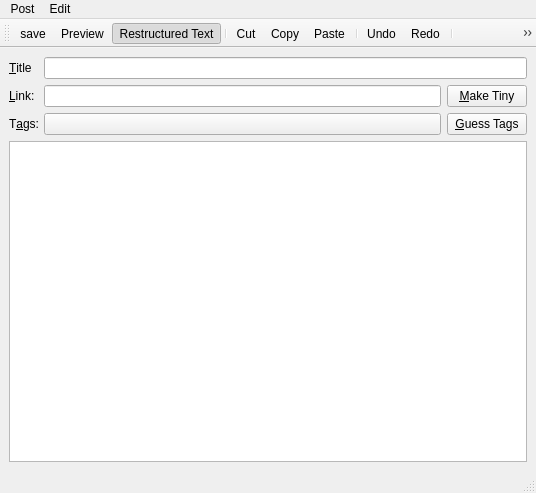
<ui version="4.0" >
 <class>MainWindow</class>
 <widget class="QMainWindow" name="MainWindow" >
  <property name="geometry" >
   <rect>
    <x>0</x>
    <y>0</y>
    <width>536</width>
    <height>493</height>
   </rect>
  </property>
  <property name="windowTitle" >
   <string>MainWindow</string>
  </property>
  <widget class="QWidget" name="centralWidget" >
   <layout class="QVBoxLayout" >
    <property name="margin" >
     <number>9</number>
    </property>
    <property name="spacing" >
     <number>6</number>
    </property>
    <item>
     <layout class="QGridLayout" >
      <property name="margin" >
       <number>0</number>
      </property>
      <property name="spacing" >
       <number>6</number>
      </property>
      <item row="0" column="1" >
       <widget class="QLineEdit" name="title" />
      </item>
      <item rowspan="2" row="0" column="0" >
       <layout class="QVBoxLayout" >
        <property name="margin" >
         <number>0</number>
        </property>
        <property name="spacing" >
         <number>6</number>
        </property>
        <item>
         <widget class="QLabel" name="label" >
          <property name="text" >
           <string>&amp;Title</string>
          </property>
          <property name="buddy" >
           <cstring>title</cstring>
          </property>
         </widget>
        </item>
        <item>
         <widget class="QLabel" name="label_4" >
          <property name="text" >
           <string>&amp;Link:</string>
          </property>
          <property name="buddy" >
           <cstring>link</cstring>
          </property>
         </widget>
        </item>
        <item>
         <widget class="QLabel" name="label_2" >
          <property name="text" >
           <string>T&amp;ags:</string>
          </property>
          <property name="buddy" >
           <cstring>tags</cstring>
          </property>
         </widget>
        </item>
       </layout>
      </item>
      <item row="1" column="1" >
       <layout class="QGridLayout" >
        <property name="margin" >
         <number>0</number>
        </property>
        <property name="spacing" >
         <number>6</number>
        </property>
        <item row="1" column="1" >
         <widget class="QPushButton" name="guess" >
          <property name="text" >
           <string>&amp;Guess Tags</string>
          </property>
         </widget>
        </item>
        <item row="1" column="0" >
         <widget class="QPushButton" name="tags" >
          <property name="sizePolicy" >
           <sizepolicy>
            <hsizetype>7</hsizetype>
            <vsizetype>0</vsizetype>
            <horstretch>0</horstretch>
            <verstretch>0</verstretch>
           </sizepolicy>
          </property>
          <property name="text" >
           <string/>
          </property>
         </widget>
        </item>
        <item row="0" column="1" >
         <widget class="QPushButton" name="pushButton" >
          <property name="text" >
           <string>&amp;Make Tiny</string>
          </property>
         </widget>
        </item>
        <item row="0" column="0" >
         <widget class="QLineEdit" name="link" />
        </item>
       </layout>
      </item>
     </layout>
    </item>
    <item>
     <widget class="QTextEdit" name="editor" >
      <property name="font" >
       <font>
        <family>Bitstream Vera Sans Mono</family>
       </font>
      </property>
      <property name="acceptRichText" >
       <bool>false</bool>
      </property>
     </widget>
    </item>
   </layout>
  </widget>
  <widget class="QMenuBar" name="menuBar" >
   <property name="geometry" >
    <rect>
     <x>0</x>
     <y>0</y>
     <width>536</width>
     <height>29</height>
    </rect>
   </property>
   <widget class="QMenu" name="menuEdit" >
    <property name="title" >
     <string>Edit</string>
    </property>
    <widget class="QMenu" name="menuInsert" >
     <property name="title" >
      <string>Insert</string>
     </property>
     <addaction name="actionFlickr_Image" />
     <addaction name="actionOpenomy_File" />
    </widget>
    <addaction name="actionCut" />
    <addaction name="actionCopy" />
    <addaction name="actionPaste" />
    <addaction name="actionUndo" />
    <addaction name="actionRedo" />
    <addaction name="actionSelect_All" />
    <addaction name="actionDelete" />
    <addaction name="separator" />
    <addaction name="menuInsert" />
   </widget>
   <widget class="QMenu" name="menuPost" >
    <property name="title" >
     <string>Post</string>
    </property>
    <addaction name="actionSave" />
    <addaction name="actionPreview" />
    <addaction name="actionRST" />
    <addaction name="separator" />
    <addaction name="actionClose" />
   </widget>
   <addaction name="menuPost" />
   <addaction name="menuEdit" />
  </widget>
  <widget class="QStatusBar" name="statusBar" />
  <widget class="QToolBar" name="toolBar" >
   <property name="orientation" >
    <enum>Qt::Horizontal</enum>
   </property>
   <attribute name="toolBarArea" >
    <number>4</number>
   </attribute>
   <addaction name="actionSave" />
   <addaction name="actionPreview" />
   <addaction name="actionRST" />
   <addaction name="separator" />
   <addaction name="actionCut" />
   <addaction name="actionCopy" />
   <addaction name="actionPaste" />
   <addaction name="separator" />
   <addaction name="actionUndo" />
   <addaction name="actionRedo" />
   <addaction name="separator" />
   <addaction name="actionFlickr_Image" />
   <addaction name="actionOpenomy_File" />
  </widget>
  <action name="actionPreview" >
   <property name="icon" >
    <iconset resource="../../resources/icons.qrc" >:/icons/icons/preview.svg</iconset>
   </property>
   <property name="text" >
    <string>Preview</string>
   </property>
  </action>
  <action name="actionCut" >
   <property name="icon" >
    <iconset resource="../../resources/icons.qrc" >:/icons/icons/editcut.svg</iconset>
   </property>
   <property name="text" >
    <string>Cut</string>
   </property>
  </action>
  <action name="actionCopy" >
   <property name="icon" >
    <iconset resource="../../resources/icons.qrc" >:/icons/icons/editcopy.svg</iconset>
   </property>
   <property name="text" >
    <string>Copy</string>
   </property>
  </action>
  <action name="actionPaste" >
   <property name="icon" >
    <iconset resource="../../resources/icons.qrc" >:/icons/icons/editpaste.svg</iconset>
   </property>
   <property name="text" >
    <string>Paste</string>
   </property>
  </action>
  <action name="actionUndo" >
   <property name="icon" >
    <iconset resource="../../resources/icons.qrc" >:/icons/icons/undo.svg</iconset>
   </property>
   <property name="text" >
    <string>Undo</string>
   </property>
  </action>
  <action name="actionRedo" >
   <property name="icon" >
    <iconset resource="../../resources/icons.qrc" >:/icons/icons/redo.svg</iconset>
   </property>
   <property name="text" >
    <string>Redo</string>
   </property>
  </action>
  <action name="actionDelete" >
   <property name="icon" >
    <iconset resource="../../resources/icons.qrc" >:/icons/icons/delete.svg</iconset>
   </property>
   <property name="text" >
    <string>Delete</string>
   </property>
  </action>
  <action name="actionSelect_All" >
   <property name="text" >
    <string>Select All</string>
   </property>
  </action>
  <action name="actionFlickr_Image" >
   <property name="icon" >
    <iconset resource="../../resources/icons.qrc" >:/icons/icons/camera.svg</iconset>
   </property>
   <property name="text" >
    <string>Flickr Image</string>
   </property>
  </action>
  <action name="actionOpenomy_File" >
   <property name="icon" >
    <iconset resource="../../resources/icons.qrc" >:/icons/icons/openomy.svg</iconset>
   </property>
   <property name="text" >
    <string>Openomy File</string>
   </property>
  </action>
  <action name="actionSave" >
   <property name="icon" >
    <iconset resource="../../resources/icons.qrc" >:/icons/icons/filesave.svg</iconset>
   </property>
   <property name="text" >
    <string>save</string>
   </property>
  </action>
  <action name="actionClose" >
   <property name="icon" >
    <iconset resource="../../resources/icons.qrc" >:/icons/icons/fileclose.svg</iconset>
   </property>
   <property name="text" >
    <string>Close</string>
   </property>
  </action>
  <action name="actionOpenomyTag" >
   <property name="text" >
    <string>Openomy Tag</string>
   </property>
  </action>
  <action name="actionRST" >
   <property name="checkable" >
    <bool>true</bool>
   </property>
   <property name="checked" >
    <bool>true</bool>
   </property>
   <property name="icon" >
    <iconset resource="../../resources/icons.qrc" >:/icons/icons/fonts.svg</iconset>
   </property>
   <property name="text" >
    <string>Restructured Text</string>
   </property>
  </action>
 </widget>
 <tabstops>
  <tabstop>title</tabstop>
  <tabstop>link</tabstop>
  <tabstop>editor</tabstop>
  <tabstop>pushButton</tabstop>
 </tabstops>
 <resources>
  <include location="../../resources/icons.qrc" />
 </resources>
 <connections/>
</ui>
